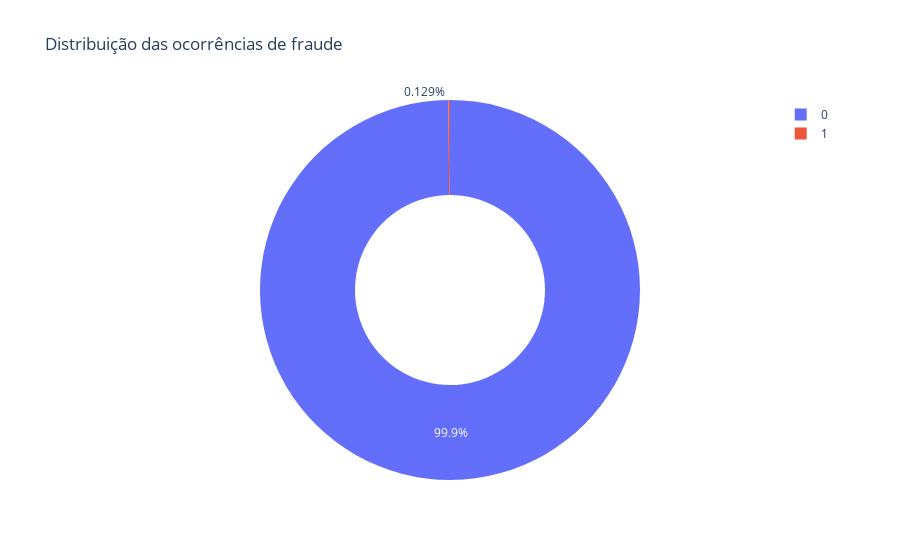

Notebook code for this chart:
### Markdown cell above
## Visualizando os dados
### Gráfico de contagem da coluna 'isFraud'

### Code cell
coluna = df['isFraud'].value_counts()
namesCol = colunaType.index
qtdCol = colunaType.values
px.pie(df,values=qtdCol,names=namesCol,hole=0.5,title="Distribuição das ocorrências de fraude")

### Figure 1 — Plotly figure (JSON) as saved in the notebook; plotly's stock layout.template omitted (floating-point values rounded to 4 significant figures)
{"data": [{"domain": {"x": [0, 1], "y": [0, 1]}, "hole": 0.5, "hovertemplate": "label=%{label}<br>value=%{value}<extra></extra>", "labels": [0, 1], "legendgroup": "", "name": "", "showlegend": true, "type": "pie", "values": [6354407, 8213]}], "layout": {"legend": {"tracegroupgap": 0}, "title": {"text": "Distribuição das ocorrências de fraude"}}}
